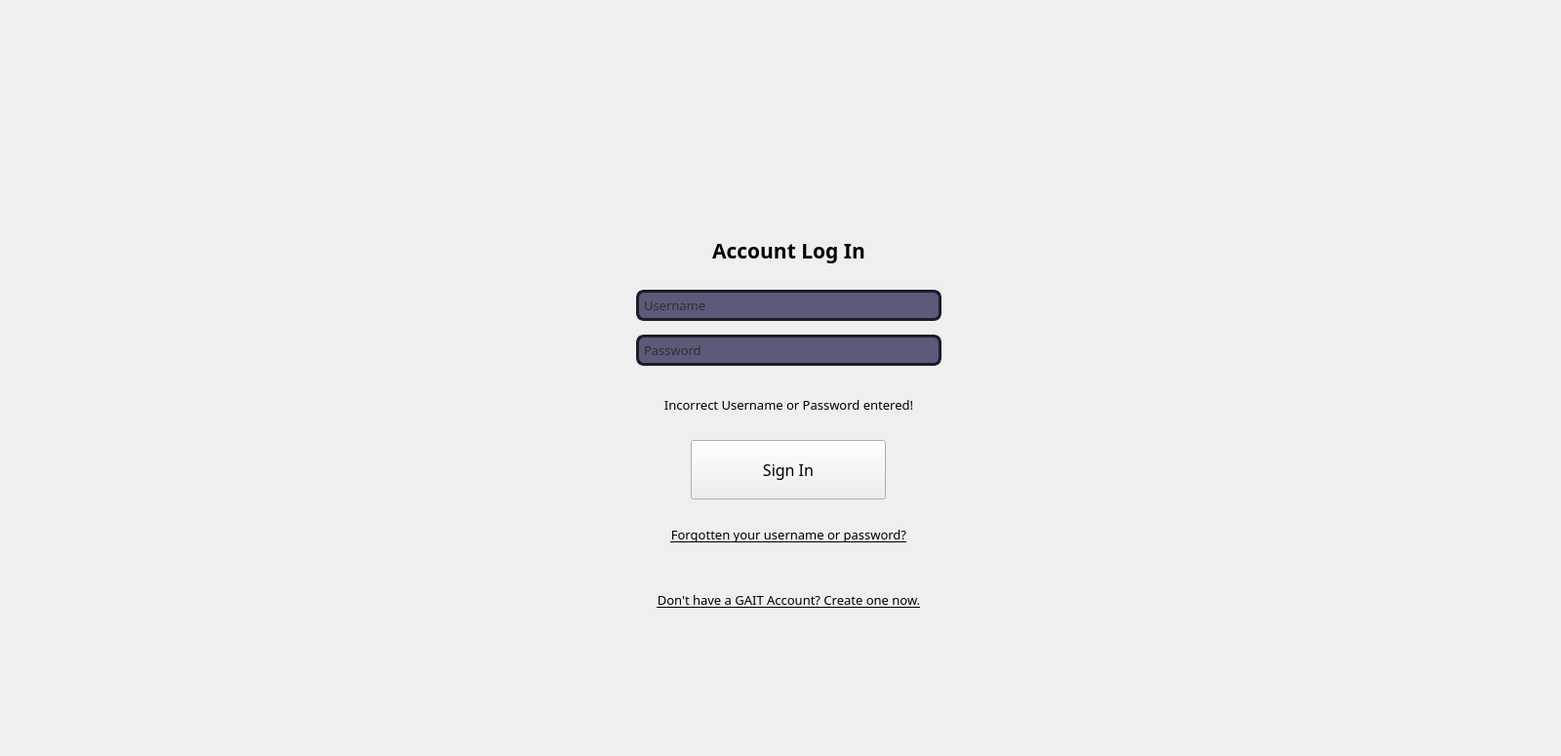
<?xml version="1.0" encoding="UTF-8"?>
<ui version="4.0">
 <class>LoginView</class>
 <widget class="QWidget" name="LoginView">
  <property name="geometry">
   <rect>
    <x>0</x>
    <y>0</y>
    <width>1600</width>
    <height>775</height>
   </rect>
  </property>
  <property name="sizePolicy">
   <sizepolicy hsizetype="Fixed" vsizetype="Fixed">
    <horstretch>0</horstretch>
    <verstretch>0</verstretch>
   </sizepolicy>
  </property>
  <property name="minimumSize">
   <size>
    <width>1600</width>
    <height>775</height>
   </size>
  </property>
  <property name="maximumSize">
   <size>
    <width>1600</width>
    <height>775</height>
   </size>
  </property>
  <property name="font">
   <font>
    <family>Tw Cen MT</family>
   </font>
  </property>
  <property name="windowTitle">
   <string>Form</string>
  </property>
  <property name="styleSheet">
   <string notr="true">QLineEdit { 
	border-width: 3px; 
	border-style: solid;
	border-color: rgb(29, 29, 42);
	border-radius: 8px;
	padding: 3px;
	background-color: rgb(90, 90, 121);
}
</string>
  </property>
  <widget class="QWidget" name="verticalLayoutWidget">
   <property name="geometry">
    <rect>
     <x>0</x>
     <y>0</y>
     <width>1617</width>
     <height>945</height>
    </rect>
   </property>
   <layout class="QGridLayout" name="loginGridLayout">
    <item row="1" column="0">
     <spacer name="verticalSpacer_3">
      <property name="orientation">
       <enum>Qt::Vertical</enum>
      </property>
      <property name="sizeType">
       <enum>QSizePolicy::Minimum</enum>
      </property>
      <property name="sizeHint" stdset="0">
       <size>
        <width>20</width>
        <height>180</height>
       </size>
      </property>
     </spacer>
    </item>
    <item row="3" column="3">
     <spacer name="horizontalSpacer_12">
      <property name="orientation">
       <enum>Qt::Horizontal</enum>
      </property>
      <property name="sizeType">
       <enum>QSizePolicy::Minimum</enum>
      </property>
      <property name="sizeHint" stdset="0">
       <size>
        <width>140</width>
        <height>20</height>
       </size>
      </property>
     </spacer>
    </item>
    <item row="4" column="1">
     <spacer name="horizontalSpacer_9">
      <property name="orientation">
       <enum>Qt::Horizontal</enum>
      </property>
      <property name="sizeType">
       <enum>QSizePolicy::Minimum</enum>
      </property>
      <property name="sizeHint" stdset="0">
       <size>
        <width>140</width>
        <height>20</height>
       </size>
      </property>
     </spacer>
    </item>
    <item row="7" column="1">
     <spacer name="horizontalSpacer_3">
      <property name="orientation">
       <enum>Qt::Horizontal</enum>
      </property>
      <property name="sizeType">
       <enum>QSizePolicy::Minimum</enum>
      </property>
      <property name="sizeHint" stdset="0">
       <size>
        <width>140</width>
        <height>20</height>
       </size>
      </property>
     </spacer>
    </item>
    <item row="2" column="0">
     <spacer name="verticalSpacer">
      <property name="orientation">
       <enum>Qt::Vertical</enum>
      </property>
      <property name="sizeType">
       <enum>QSizePolicy::Fixed</enum>
      </property>
      <property name="sizeHint" stdset="0">
       <size>
        <width>500</width>
        <height>40</height>
       </size>
      </property>
     </spacer>
    </item>
    <item row="8" column="3">
     <spacer name="horizontalSpacer_6">
      <property name="orientation">
       <enum>Qt::Horizontal</enum>
      </property>
      <property name="sizeType">
       <enum>QSizePolicy::Minimum</enum>
      </property>
      <property name="sizeHint" stdset="0">
       <size>
        <width>140</width>
        <height>20</height>
       </size>
      </property>
     </spacer>
    </item>
    <item row="7" column="3">
     <spacer name="horizontalSpacer_4">
      <property name="orientation">
       <enum>Qt::Horizontal</enum>
      </property>
      <property name="sizeType">
       <enum>QSizePolicy::Minimum</enum>
      </property>
      <property name="sizeHint" stdset="0">
       <size>
        <width>140</width>
        <height>20</height>
       </size>
      </property>
     </spacer>
    </item>
    <item row="7" column="2">
     <widget class="QLabel" name="forgotLabel">
      <property name="font">
       <font>
        <family>Tw Cen MT</family>
        <pointsize>10</pointsize>
        <underline>true</underline>
       </font>
      </property>
      <property name="text">
       <string>Forgotten your username or password?</string>
      </property>
      <property name="alignment">
       <set>Qt::AlignCenter</set>
      </property>
     </widget>
    </item>
    <item row="9" column="0" colspan="5">
     <spacer name="horizontalSpacer_7">
      <property name="orientation">
       <enum>Qt::Horizontal</enum>
      </property>
      <property name="sizeHint" stdset="0">
       <size>
        <width>40</width>
        <height>300</height>
       </size>
      </property>
     </spacer>
    </item>
    <item row="4" column="2">
     <widget class="QLineEdit" name="passwordLineEdit">
      <property name="font">
       <font>
        <family>Tw Cen MT</family>
        <pointsize>10</pointsize>
       </font>
      </property>
      <property name="styleSheet">
       <string notr="true"/>
      </property>
      <property name="text">
       <string/>
      </property>
      <property name="echoMode">
       <enum>QLineEdit::Password</enum>
      </property>
      <property name="placeholderText">
       <string>Password</string>
      </property>
     </widget>
    </item>
    <item row="6" column="3">
     <spacer name="horizontalSpacer_2">
      <property name="orientation">
       <enum>Qt::Horizontal</enum>
      </property>
      <property name="sizeType">
       <enum>QSizePolicy::Minimum</enum>
      </property>
      <property name="sizeHint" stdset="0">
       <size>
        <width>140</width>
        <height>60</height>
       </size>
      </property>
     </spacer>
    </item>
    <item row="3" column="1">
     <spacer name="horizontalSpacer_10">
      <property name="orientation">
       <enum>Qt::Horizontal</enum>
      </property>
      <property name="sizeType">
       <enum>QSizePolicy::Minimum</enum>
      </property>
      <property name="sizeHint" stdset="0">
       <size>
        <width>140</width>
        <height>20</height>
       </size>
      </property>
     </spacer>
    </item>
    <item row="1" column="4">
     <spacer name="verticalSpacer_4">
      <property name="orientation">
       <enum>Qt::Vertical</enum>
      </property>
      <property name="sizeType">
       <enum>QSizePolicy::Minimum</enum>
      </property>
      <property name="sizeHint" stdset="0">
       <size>
        <width>20</width>
        <height>180</height>
       </size>
      </property>
     </spacer>
    </item>
    <item row="4" column="0">
     <spacer name="verticalSpacer_7">
      <property name="orientation">
       <enum>Qt::Vertical</enum>
      </property>
      <property name="sizeType">
       <enum>QSizePolicy::Fixed</enum>
      </property>
      <property name="sizeHint" stdset="0">
       <size>
        <width>20</width>
        <height>40</height>
       </size>
      </property>
     </spacer>
    </item>
    <item row="4" column="3">
     <spacer name="horizontalSpacer_11">
      <property name="orientation">
       <enum>Qt::Horizontal</enum>
      </property>
      <property name="sizeType">
       <enum>QSizePolicy::Minimum</enum>
      </property>
      <property name="sizeHint" stdset="0">
       <size>
        <width>140</width>
        <height>20</height>
       </size>
      </property>
     </spacer>
    </item>
    <item row="6" column="4">
     <spacer name="verticalSpacer_10">
      <property name="orientation">
       <enum>Qt::Vertical</enum>
      </property>
      <property name="sizeType">
       <enum>QSizePolicy::Fixed</enum>
      </property>
      <property name="sizeHint" stdset="0">
       <size>
        <width>20</width>
        <height>60</height>
       </size>
      </property>
     </spacer>
    </item>
    <item row="3" column="2">
     <widget class="QLineEdit" name="usernameLineEdit">
      <property name="font">
       <font>
        <family>Tw Cen MT</family>
        <pointsize>10</pointsize>
       </font>
      </property>
      <property name="whatsThis">
       <string>&lt;html&gt;&lt;head/&gt;&lt;body&gt;&lt;p&gt;Enter your GAIT Username. If you don't have one, create one using the link below&lt;/p&gt;&lt;/body&gt;&lt;/html&gt;</string>
      </property>
      <property name="styleSheet">
       <string notr="true"/>
      </property>
      <property name="text">
       <string/>
      </property>
      <property name="placeholderText">
       <string>Username</string>
      </property>
     </widget>
    </item>
    <item row="7" column="0">
     <spacer name="verticalSpacer_11">
      <property name="orientation">
       <enum>Qt::Vertical</enum>
      </property>
      <property name="sizeType">
       <enum>QSizePolicy::Fixed</enum>
      </property>
      <property name="sizeHint" stdset="0">
       <size>
        <width>20</width>
        <height>20</height>
       </size>
      </property>
     </spacer>
    </item>
    <item row="8" column="2">
     <widget class="QLabel" name="registerLabel">
      <property name="font">
       <font>
        <family>Tw Cen MT</family>
        <pointsize>10</pointsize>
        <underline>true</underline>
       </font>
      </property>
      <property name="text">
       <string>Don't have a GAIT Account? Create one now.</string>
      </property>
      <property name="alignment">
       <set>Qt::AlignCenter</set>
      </property>
     </widget>
    </item>
    <item row="2" column="4">
     <spacer name="verticalSpacer_2">
      <property name="orientation">
       <enum>Qt::Vertical</enum>
      </property>
      <property name="sizeType">
       <enum>QSizePolicy::Fixed</enum>
      </property>
      <property name="sizeHint" stdset="0">
       <size>
        <width>500</width>
        <height>40</height>
       </size>
      </property>
     </spacer>
    </item>
    <item row="5" column="1">
     <spacer name="horizontalSpacer_13">
      <property name="orientation">
       <enum>Qt::Horizontal</enum>
      </property>
      <property name="sizeType">
       <enum>QSizePolicy::Minimum</enum>
      </property>
      <property name="sizeHint" stdset="0">
       <size>
        <width>140</width>
        <height>15</height>
       </size>
      </property>
     </spacer>
    </item>
    <item row="5" column="2">
     <widget class="QLabel" name="incorrectLabel">
      <property name="enabled">
       <bool>true</bool>
      </property>
      <property name="font">
       <font>
        <family>Tw Cen MT</family>
        <pointsize>10</pointsize>
        <italic>false</italic>
        <underline>false</underline>
       </font>
      </property>
      <property name="text">
       <string>Incorrect Username or Password entered!</string>
      </property>
      <property name="alignment">
       <set>Qt::AlignCenter</set>
      </property>
     </widget>
    </item>
    <item row="5" column="3">
     <spacer name="horizontalSpacer_14">
      <property name="orientation">
       <enum>Qt::Horizontal</enum>
      </property>
      <property name="sizeType">
       <enum>QSizePolicy::Minimum</enum>
      </property>
      <property name="sizeHint" stdset="0">
       <size>
        <width>140</width>
        <height>15</height>
       </size>
      </property>
     </spacer>
    </item>
    <item row="6" column="1">
     <spacer name="horizontalSpacer">
      <property name="orientation">
       <enum>Qt::Horizontal</enum>
      </property>
      <property name="sizeType">
       <enum>QSizePolicy::Minimum</enum>
      </property>
      <property name="sizeHint" stdset="0">
       <size>
        <width>140</width>
        <height>60</height>
       </size>
      </property>
     </spacer>
    </item>
    <item row="5" column="0">
     <spacer name="verticalSpacer_17">
      <property name="orientation">
       <enum>Qt::Vertical</enum>
      </property>
      <property name="sizeType">
       <enum>QSizePolicy::Fixed</enum>
      </property>
      <property name="sizeHint" stdset="0">
       <size>
        <width>20</width>
        <height>15</height>
       </size>
      </property>
     </spacer>
    </item>
    <item row="5" column="4">
     <spacer name="verticalSpacer_16">
      <property name="orientation">
       <enum>Qt::Vertical</enum>
      </property>
      <property name="sizeType">
       <enum>QSizePolicy::Fixed</enum>
      </property>
      <property name="sizeHint" stdset="0">
       <size>
        <width>20</width>
        <height>15</height>
       </size>
      </property>
     </spacer>
    </item>
    <item row="8" column="0">
     <spacer name="verticalSpacer_13">
      <property name="orientation">
       <enum>Qt::Vertical</enum>
      </property>
      <property name="sizeType">
       <enum>QSizePolicy::Fixed</enum>
      </property>
      <property name="sizeHint" stdset="0">
       <size>
        <width>20</width>
        <height>20</height>
       </size>
      </property>
     </spacer>
    </item>
    <item row="2" column="1" colspan="3">
     <widget class="QLabel" name="loginLabel">
      <property name="font">
       <font>
        <family>Tw Cen MT</family>
        <pointsize>16</pointsize>
        <weight>75</weight>
        <bold>true</bold>
       </font>
      </property>
      <property name="autoFillBackground">
       <bool>false</bool>
      </property>
      <property name="text">
       <string>Account Log In</string>
      </property>
      <property name="alignment">
       <set>Qt::AlignCenter</set>
      </property>
     </widget>
    </item>
    <item row="8" column="4">
     <spacer name="verticalSpacer_14">
      <property name="orientation">
       <enum>Qt::Vertical</enum>
      </property>
      <property name="sizeType">
       <enum>QSizePolicy::Fixed</enum>
      </property>
      <property name="sizeHint" stdset="0">
       <size>
        <width>20</width>
        <height>20</height>
       </size>
      </property>
     </spacer>
    </item>
    <item row="6" column="2" alignment="Qt::AlignHCenter">
     <widget class="QPushButton" name="loginPushButton">
      <property name="sizePolicy">
       <sizepolicy hsizetype="Minimum" vsizetype="Minimum">
        <horstretch>0</horstretch>
        <verstretch>0</verstretch>
       </sizepolicy>
      </property>
      <property name="minimumSize">
       <size>
        <width>200</width>
        <height>0</height>
       </size>
      </property>
      <property name="maximumSize">
       <size>
        <width>300</width>
        <height>300</height>
       </size>
      </property>
      <property name="font">
       <font>
        <family>Tw Cen MT</family>
        <pointsize>12</pointsize>
       </font>
      </property>
      <property name="text">
       <string>Sign In</string>
      </property>
     </widget>
    </item>
    <item row="8" column="1">
     <spacer name="horizontalSpacer_5">
      <property name="orientation">
       <enum>Qt::Horizontal</enum>
      </property>
      <property name="sizeType">
       <enum>QSizePolicy::Minimum</enum>
      </property>
      <property name="sizeHint" stdset="0">
       <size>
        <width>140</width>
        <height>20</height>
       </size>
      </property>
     </spacer>
    </item>
    <item row="7" column="4">
     <spacer name="verticalSpacer_12">
      <property name="orientation">
       <enum>Qt::Vertical</enum>
      </property>
      <property name="sizeType">
       <enum>QSizePolicy::Fixed</enum>
      </property>
      <property name="sizeHint" stdset="0">
       <size>
        <width>20</width>
        <height>20</height>
       </size>
      </property>
     </spacer>
    </item>
    <item row="0" column="0" colspan="5">
     <spacer name="horizontalSpacer_8">
      <property name="orientation">
       <enum>Qt::Horizontal</enum>
      </property>
      <property name="sizeHint" stdset="0">
       <size>
        <width>40</width>
        <height>40</height>
       </size>
      </property>
     </spacer>
    </item>
    <item row="3" column="0">
     <spacer name="verticalSpacer_5">
      <property name="orientation">
       <enum>Qt::Vertical</enum>
      </property>
      <property name="sizeType">
       <enum>QSizePolicy::Fixed</enum>
      </property>
      <property name="sizeHint" stdset="0">
       <size>
        <width>20</width>
        <height>40</height>
       </size>
      </property>
     </spacer>
    </item>
    <item row="4" column="4">
     <spacer name="verticalSpacer_8">
      <property name="orientation">
       <enum>Qt::Vertical</enum>
      </property>
      <property name="sizeType">
       <enum>QSizePolicy::Fixed</enum>
      </property>
      <property name="sizeHint" stdset="0">
       <size>
        <width>20</width>
        <height>40</height>
       </size>
      </property>
     </spacer>
    </item>
    <item row="3" column="4">
     <spacer name="verticalSpacer_6">
      <property name="orientation">
       <enum>Qt::Vertical</enum>
      </property>
      <property name="sizeType">
       <enum>QSizePolicy::Fixed</enum>
      </property>
      <property name="sizeHint" stdset="0">
       <size>
        <width>20</width>
        <height>40</height>
       </size>
      </property>
     </spacer>
    </item>
    <item row="6" column="0">
     <spacer name="verticalSpacer_9">
      <property name="orientation">
       <enum>Qt::Vertical</enum>
      </property>
      <property name="sizeType">
       <enum>QSizePolicy::Fixed</enum>
      </property>
      <property name="sizeHint" stdset="0">
       <size>
        <width>20</width>
        <height>60</height>
       </size>
      </property>
     </spacer>
    </item>
    <item row="1" column="1" colspan="3">
     <widget class="QLabel" name="logoLabel">
      <property name="text">
       <string/>
      </property>
      <property name="pixmap">
       <pixmap resource="../../resources/resources.qrc">:/icons/logo (with slogan) - big.png</pixmap>
      </property>
      <property name="alignment">
       <set>Qt::AlignBottom|Qt::AlignHCenter</set>
      </property>
     </widget>
    </item>
   </layout>
   <zorder>incorrectLabel</zorder>
   <zorder>loginLabel</zorder>
   <zorder>loginPushButton</zorder>
   <zorder>usernameLineEdit</zorder>
   <zorder>passwordLineEdit</zorder>
   <zorder>registerLabel</zorder>
   <zorder>forgotLabel</zorder>
   <zorder>logoLabel</zorder>
   <zorder>horizontalSpacer_7</zorder>
  </widget>
 </widget>
 <tabstops>
  <tabstop>usernameLineEdit</tabstop>
  <tabstop>passwordLineEdit</tabstop>
  <tabstop>loginPushButton</tabstop>
 </tabstops>
 <resources>
  <include location="../../resources/resources.qrc"/>
 </resources>
 <connections/>
</ui>
